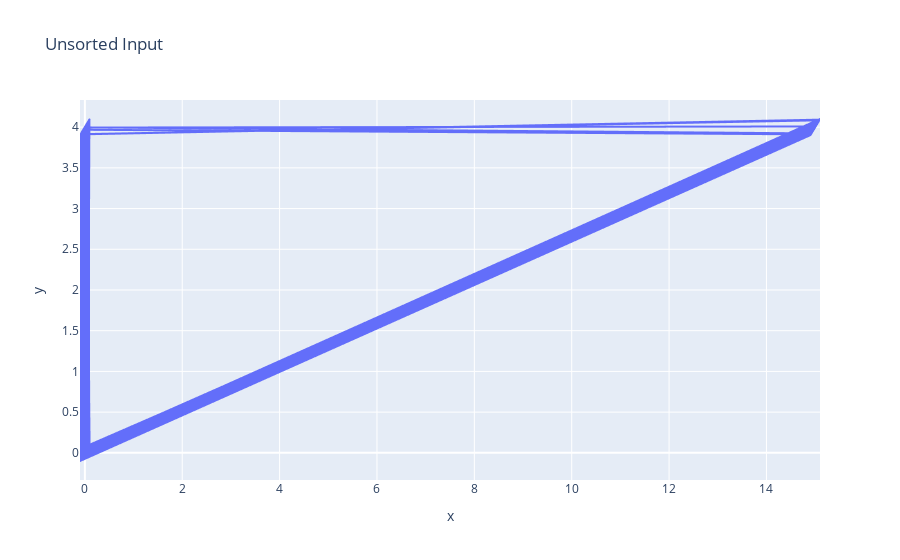
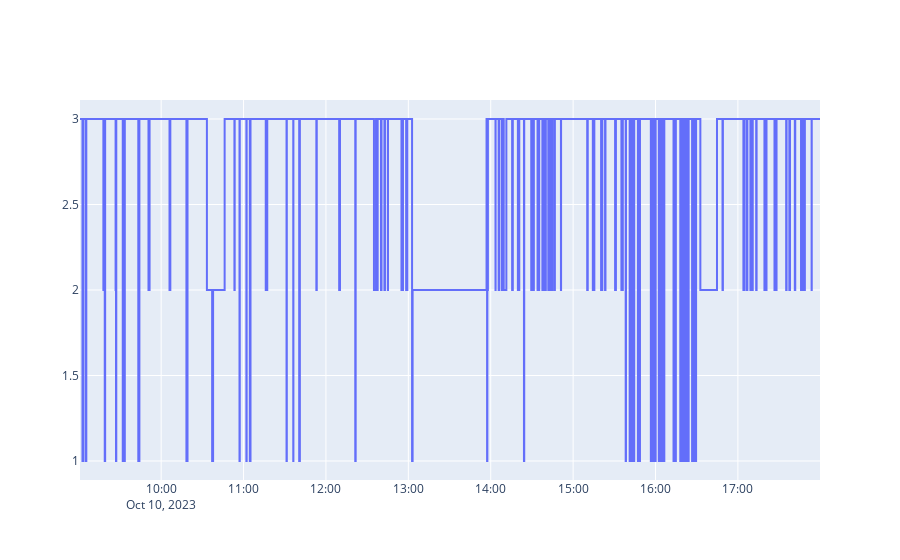
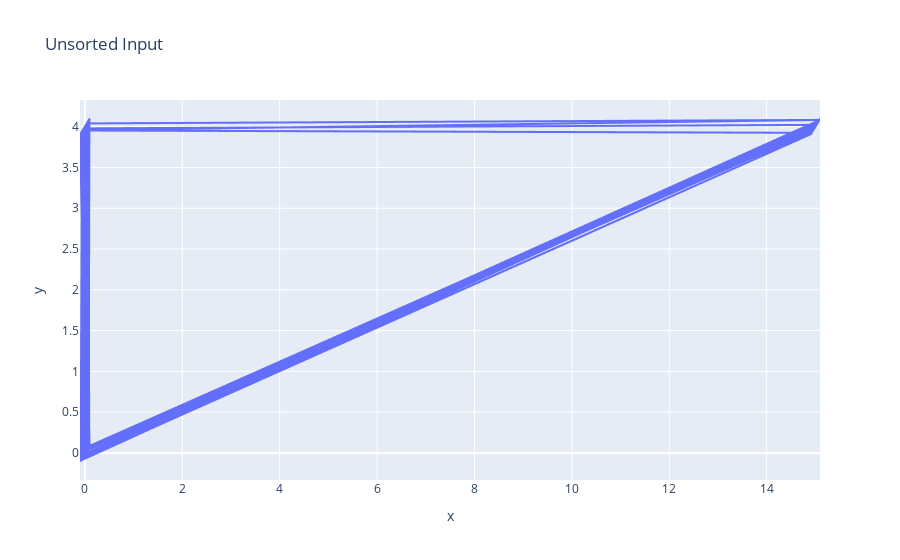
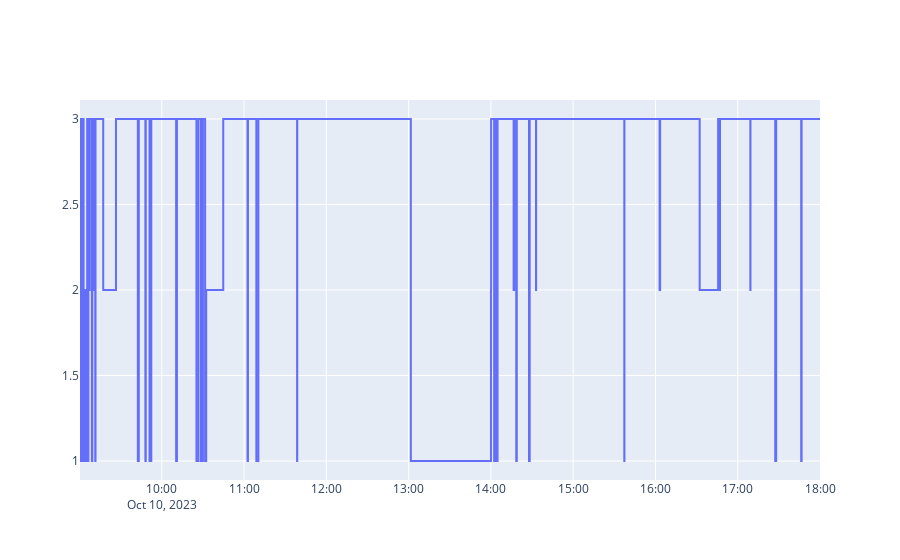

Notebook source saved alongside these figures, in order:
### Code cell
import random
    
def plot_ble_state(df_rssi,beacon):
 
    x = np.array(df_rssi['ts'])
    y = np.array(df_rssi['station'])
    fig1 = go.Figure()
    fig1.add_trace(go.Scatter(x=x, y=y, name="hv",
                    line_shape='hv'))
    fig1.show()

def ble_spaghetti_plot(df_rssi):
    
    for index, row in df_rssi.iterrows():
        random_error = random.uniform(-0.1, 0.1)
        if row['station'] == 3:
            row['x'] = 0 + random_error
            row['y'] = 0 + random_error
        elif row['station'] == 2:
            row['x'] = 15 + random_error
            row['y'] = 4 + random_error
        elif row['station'] == 1:
            row['x'] = 0 + random_error
            row['y'] = 4 + random_error
    #display(df_rssi.loc[:50])

#df = pd.DataFrame(dict(
#    x = [15, 0, 0, 15],
#    y = [4, 4, 0, 4]
#))
    fig = px.line(df_rssi, x="x", y="y", title="Unsorted Input") 
    fig.show()

plot = 1

if plot:
    ble_spaghetti_plot(df_rssi1)
    plot_ble_state(df_rssi1,beacon = 1)
    ble_spaghetti_plot(df_rssi2)
    plot_ble_state(df_rssi2, beacon = 2)

### Figure 1 — Plotly figure (JSON) as saved in the notebook; plotly's stock layout.template omitted (floating-point values rounded to 4 significant figures; data arrays with more than 128 entries replaced by an {"elided": "..."} marker saying what was removed)
{"data": [{"hovertemplate": "x=%{x}<br>y=%{y}<extra></extra>", "legendgroup": "", "line": {"color": "#636efa", "dash": "solid"}, "marker": {"symbol": "circle"}, "mode": "lines", "name": "", "showlegend": false, "type": "scattergl", "x": {"elided": "1599 float values"}, "xaxis": "x", "y": {"elided": "1599 float values"}, "yaxis": "y"}], "layout": {"legend": {"tracegroupgap": 0}, "title": {"text": "Unsorted Input"}, "xaxis": {"anchor": "y", "domain": [0, 1], "title": {"text": "x"}}, "yaxis": {"anchor": "x", "domain": [0, 1], "title": {"text": "y"}}}}

### Figure 2 — Plotly figure (JSON) as saved in the notebook; plotly's stock layout.template omitted (floating-point values rounded to 4 significant figures; data arrays with more than 128 entries replaced by an {"elided": "..."} marker saying what was removed)
{"data": [{"line": {"shape": "hv"}, "name": "hv", "type": "scatter", "x": {"elided": "1599 str values"}, "y": {"elided": "1599 int values"}}], "layout": {}}

### Figure 3 — Plotly figure (JSON) as saved in the notebook; plotly's stock layout.template omitted (floating-point values rounded to 4 significant figures; data arrays with more than 128 entries replaced by an {"elided": "..."} marker saying what was removed)
{"data": [{"hovertemplate": "x=%{x}<br>y=%{y}<extra></extra>", "legendgroup": "", "line": {"color": "#636efa", "dash": "solid"}, "marker": {"symbol": "circle"}, "mode": "lines", "name": "", "showlegend": false, "type": "scattergl", "x": {"elided": "1503 float values"}, "xaxis": "x", "y": {"elided": "1503 float values"}, "yaxis": "y"}], "layout": {"legend": {"tracegroupgap": 0}, "title": {"text": "Unsorted Input"}, "xaxis": {"anchor": "y", "domain": [0, 1], "title": {"text": "x"}}, "yaxis": {"anchor": "x", "domain": [0, 1], "title": {"text": "y"}}}}

### Figure 4 — Plotly figure (JSON) as saved in the notebook; plotly's stock layout.template omitted (floating-point values rounded to 4 significant figures; data arrays with more than 128 entries replaced by an {"elided": "..."} marker saying what was removed)
{"data": [{"line": {"shape": "hv"}, "name": "hv", "type": "scatter", "x": {"elided": "1503 str values"}, "y": {"elided": "1503 int values"}}], "layout": {}}
